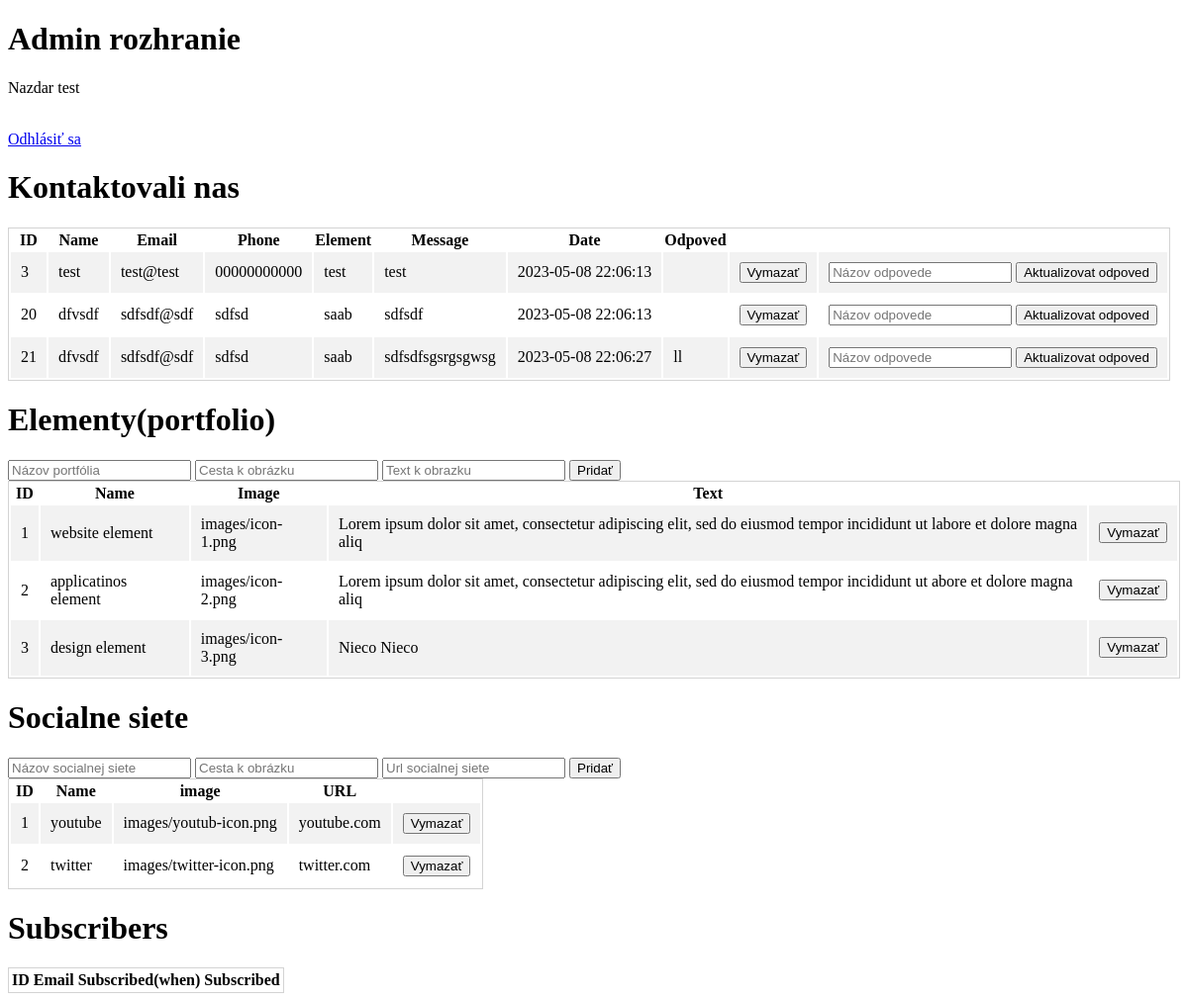
The app's page /admin.php (signed in), older data.
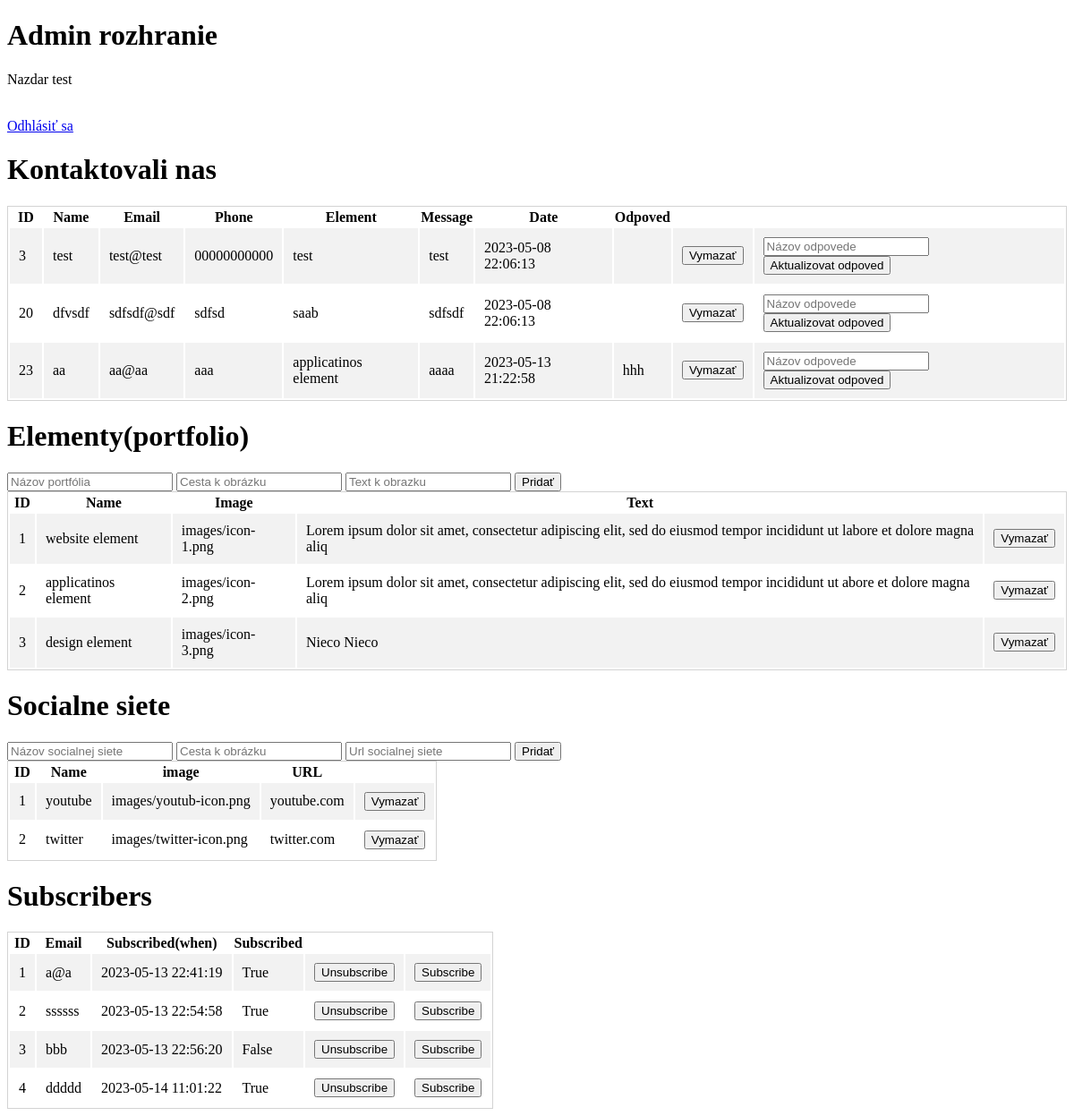
The same page, newer data.
### tables this page shows
CREATE TABLE `Kontakt` (
  `idKontakt` int(11) NOT NULL,
  `Name` varchar(20) NOT NULL,
  `Email` varchar(50) NOT NULL,
  `Phone` varchar(15) NOT NULL,
  `Element` varchar(30) NOT NULL,
  `Message` text NOT NULL,
  `Date` timestamp NOT NULL DEFAULT current_timestamp(),
  `Odpoved` text DEFAULT NULL
);

CREATE TABLE `Portfolio` (
  `idPortfolio` int(11) NOT NULL,
  `name` varchar(30) NOT NULL,
  `image` text NOT NULL,
  `Text` text NOT NULL
);

CREATE TABLE `Social` (
  `idSocial` int(11) NOT NULL,
  `Name` varchar(30) NOT NULL,
  `image` varchar(30) NOT NULL,
  `url` varchar(50) NOT NULL
);

CREATE TABLE `Subscribers` (
  `idSubscribers` int(11) NOT NULL,
  `Email` varchar(50) NOT NULL,
  `Subscribed_When` timestamp NOT NULL DEFAULT current_timestamp(),
  `UnSucribed` varchar(5) NOT NULL DEFAULT 'True'
);

### include/Contact.php (called while the page is built)
<?php
    class Contact{
        public $db;
        function __construct()
        {
            $this->db = new Database();
        }
        function get_contact(){
            try{
                $query =  $this->db->conn->query("SELECT * FROM Kontakt");
                $contact = $query->fetchAll(PDO::FETCH_OBJ);
                return $contact;
              }catch(PDOException $e){
                print_r($e->getMessage());
            }
        }
    }
    $Contact = new Contact();
?>

### include/database.php (called while the page is built, shortened)
<?php
    class Database{
        function __construct()
        {
            try{
                $this->conn = new PDO('mysql:host=localhost;dbname=GabrisIvan;charset=utf8','root','');
            }catch(PDOException $e){
                var_dump($e->getMessage());
            }
        }
    }
?>

### include/Portfolio.php (called while the page is built, shortened)
<?php
    class Portfolio{
        function get_portfolio(){
            $this->db = new Database();
            try{
                $query = $this->db->conn->query("SELECT * FROM Portfolio");
                $portfolio = $query->fetchAll(PDO::FETCH_OBJ);
                return $portfolio;
            }catch(PDOException $e){
                    print_r($e->getMessage());
                }
            }
    }
    $Portfolio = new Portfolio();
?>

### include/Social.php (called while the page is built, shortened)
<?php
    class Social{
        function get_social(){
            $this->db = new Database();
            try{
                $query = $this->db->conn->query("SELECT * FROM Social");
                $social = $query->fetchAll(PDO::FETCH_OBJ);
                return $social;
            }catch(PDOException $e){
                    print_r($e->getMessage());
                }
            }
    }
    $Social = new Social();
?>

### include/Subscribers.php (called while the page is built)
<?php
    class Subscribers{
        public $db;
        function __construct()
        {
            $this->db = new Database();
        }
        function get_Subscribers(){
            try{
                $query =  $this->db->conn->query("SELECT * FROM Subscribers");
                $subscribers = $query->fetchAll(PDO::FETCH_OBJ);
                return $subscribers;
              }catch(PDOException $e){
                print_r($e->getMessage());
            }
        }
    }
    $Subscribers = new Subscribers();
?>

### admin.php (the view, shortened to what this page needs)
<!DOCTYPE html>
<html lang="en">
<head>
  <link rel="stylesheet" href="css/admin.css">
</head>
<body>
<!--<?php
    include('include/config.php');
  ?>
<div class="admin">
        <h1>Admin rozhranie</h1>
        <p>Nazdar <?php echo($_SESSION['user_name'][0]->Name);?></p><br>
        <a href="include/login/logout.php">Odhlásiť sa</a>
</div>
<div>
  <h1>Kontaktovali nas</h1>
  <?php
    $contact = $Contact->get_contact();
                echo '<table class="admin-table" >';
                  echo "<tr>";
                    echo "<th>ID</th>";
                    echo "<th>Name</th>";
                    echo "<th>Email</th>";
                    echo "<th>Phone</th>";
                    echo "<th>Element</th>";
                    echo "<th>Message</th>";
                    echo "<th>Date</th>";
                    echo "<th>Odpoved</th>";
                  echo "</tr>";
                foreach($contact as $c){
                    echo '<tr>';
                      echo '<td>'.$c->idKontakt;'</td>';
                      echo '<td>'.$c->Name;'</td>';
                      echo '<td>'.$c->Email;'</td>';
                      echo '<td>'.$c->Phone;'</td>';
                      echo '<td>'.$c->Element;'</td>';
                      echo '<td>'.$c->Message;'</td>';
                      echo '<td>'.$c->Date;'</td>';
                      echo '<td>'.$c->Odpoved;'</td>';
                      echo '<td>
                              <form action="include/Kontakt/delete.php" method="post">
                                  <button type = "submit" name="delete_contact" value="'.$c->idKontakt.'"'.'>Vymazať</button>
                            </form></td>';
                      echo '<td>
                            <form action="include/Kontakt/update.php" method="post">
                            <input type= "hidden" name="idForm" value="'.$c->idKontakt.'"'.'>
                            <input type="text" name="answer"placeholder="Názov odpovede">
                                <button type = "submit" name="update_contact" /*value="'.$c->idKontakt.'"'.'*/>Aktualizovat odpoved</button>
                          </form></td>';
                    echo '</tr>';
                }
                echo '</table>';
  ?>
</div>
<div>
  <h1>Elementy(portfolio)</h1>
  <form action="include/portfolio/insert.php" method="post">
            <input type="text" name="name" id="name" placeholder="Názov portfólia">
            <input type="text" name="image" id="image" placeholder="Cesta k obrázku">
            <input type="text" name="Text" id="Text" placeholder="Text k obrazku">
            <input type="submit" value="Pridať" name="add_portfolio">
  </form>
  <?php
  $portfolio = $Portfolio->get_portfolio();
                echo '<table class="admin-table" >';
                  echo "<tr>";
                    echo "<th>ID</th>";
                    echo "<th>Name</th>";
                    echo "<th>Image</th>";
                    echo "<th>Text</th>";
                  echo "</tr>";
                foreach($portfolio as $c){
                    echo '<tr>';
                      echo '<td>'.$c->idPortfolio;'</td>';
                      echo '<td>'.$c->name;'</td>';
                      echo '<td>'.$c->image;'</td>';
                      echo '<td>'.$c->Text;'</td>';
                      echo '<td>
                              <form action="include/portfolio/delete.php" method="post">
                                  <button type = "submit" name="delete_portfolio" value="'.$c->idPortfolio.'"'.'>Vymazať</button>
                            </form></td>';
                    echo '</tr>';
                }
                echo '</table>';
  ?>
</div>
<div>
  <h1>Socialne siete</h1>
  <form action="include/Social/insert.php" method="post">
            <input type="text" name="Name" id="Name" placeholder="Názov socialnej siete">
            <input type="text" name="image" id="image" placeholder="Cesta k obrázku">
            <input type="text" name="url" id="Text" placeholder="Url socialnej siete">
            <input type="submit" value="Pridať" name="add_social">
  </form>
    <?php
      $social = $Social->get_social();
      echo '<table class="admin-table" >';
      echo "<tr>";
        echo "<th>ID</th>";
        echo "<th>Name</th>";
        echo "<th>image</th>";
        echo "<th>URL</th>";
      echo "</tr>";
    foreach($social as $c){
        echo '<tr>';
          echo '<td>'.$c->idSocial;'</td>';
          echo '<td>'.$c->Name;'</td>';
          echo '<td>'.$c->image;'</td>';
          echo '<td>'.$c->url;'</td>';
          echo '<td>
                  <form action="include/Social/delete.php" method="post">
                      <button type = "submit" name="delete_social" value="'.$c->idSocial.'"'.'>Vymazať</button>
                </form></td>';
        echo '</tr>';
    }
    echo '</table>';
    ?>
</div>
<div>
<h1>Subscribers</h1>
<?php
  $subscribers = $Subscribers->get_Subscribers();
  echo '<table class="admin-table" >';
  echo "<tr>";
    echo "<th>ID</th>";
    echo "<th>Email</th>";
    echo "<th>Subscribed(when)</th>";
    echo "<th>Subscribed</th>";
  echo "</tr>";
  foreach($subscribers as $d){
    echo '<tr>';
    echo '<td>'.$d->idSubscribers.'</td>';
    echo '<td>'.$d->Email.'</td>';
    echo '<td>'.$d->Subscribed_When.'</td>';
    echo '<td>'.$d->UnSucribed.'</td>';
    echo '<td>
      <form action="include/Subscribers/unsubscribe.php" method="post">
        <input type= "hidden" name="idForm" value="'.$d->idSubscribers.'"'.'>
        <button type = "submit" name="update_subscribers" /*value="'.$d->idSubscribers.'"'.'*/>Unsubscribe</button>
    </form></td>';
    echo '<td>
      <form action="include/Subscribers/subscribe.php" method="post">
        <input type= "hidden" name="idForm" value="'.$d->idSubscribers.'"'.'>
        <button type = "submit" name="update_subscribers" /*value="'.$d->idSubscribers.'"'.'*/>Subscribe</button>
    </form></td>';
    echo '</tr>';
  }
  echo '</table>';
?>
</div>
</body>
</html>

### css/admin.css (style rules this page uses)
.admin-table { border:1px solid lightgray; }
.admin-table tr td { padding:10px; }
.admin-table tr:nth-child(even) { background-color: #f2f2f2; }

Row changes from the older to the newer data that the page shows:
removed kontakt: idKontakt "21", Name "dfvsdf", Email "sdfsdf@sdf", Phone "sdfsd", Element "saab", Message "sdfsdfsgsrgsgwsg", Date "2023-05-08 22:06:27", Odpoved "ll"
added kontakt: idKontakt "23", Name "aa", Email "aa@aa", Phone "aaa", Element "applicatinos element", Message "aaaa", Date "2023-05-13 21:22:58", Odpoved "hhh"
added subscribers: idSubscribers "1", Email "a@a", Subscribed_When "2023-05-13 22:41:19", UnSucribed "True"
added subscribers: idSubscribers "2", Email "ssssss", Subscribed_When "2023-05-13 22:54:58", UnSucribed "True"
added subscribers: idSubscribers "3", Email "bbb", Subscribed_When "2023-05-13 22:56:20", UnSucribed "False"
added subscribers: idSubscribers "4", Email "ddddd", Subscribed_When "2023-05-14 11:01:22", UnSucribed "True"
